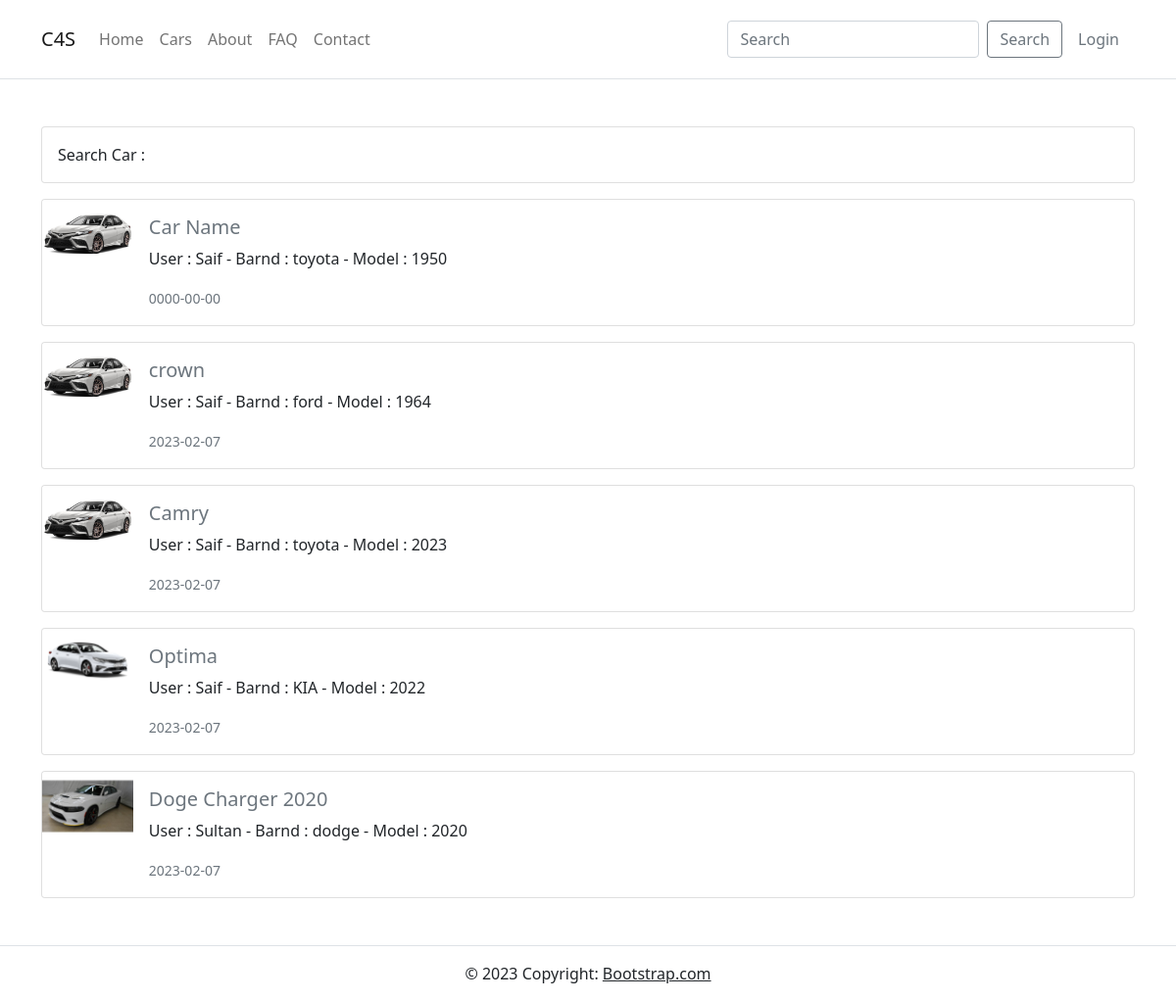
Screenshot of /search.php with the database file from the repository.
### tables this page shows
CREATE TABLE IF NOT EXISTS `car` (
  `id` int(11) NOT NULL AUTO_INCREMENT,
  `car_name` varchar(255) NOT NULL,
  `email` varchar(255) NOT NULL,
  `phone` varchar(255) NOT NULL,
  `brand` varchar(255) NOT NULL,
  `model` varchar(255) NOT NULL,
  `image` varchar(255) DEFAULT NULL,
  `status` char(1) NOT NULL DEFAULT 'w',
  `date` date NOT NULL,
  `user_id` int(11) NOT NULL,
  PRIMARY KEY (`id`)
);

CREATE TABLE IF NOT EXISTS `tb_user` (
  `id` int(11) NOT NULL AUTO_INCREMENT,
  `name` varchar(50) NOT NULL,
  `username` varchar(25) NOT NULL,
  `email` varchar(50) NOT NULL,
  `password` varchar(50) NOT NULL,
  `is_admin` tinyint(1) NOT NULL DEFAULT 0,
  PRIMARY KEY (`id`)
);

### search.php (the view, shortened to what this page needs)
<?php
    include "config/db.php";
    include "inc/head.php";
    include "inc/navbar.php";
    $search = $_POST['search'];
?>
<div class="container">
    <section class="mt-5">
        <div class="card mb-3">
            <div class="card-body">
                Search Car : <?php echo $search; ?>
            </div>
        </div>
        <?php
            $rows = mysqli_query($conn, "SELECT * FROM car WHERE car_name LIKE '%$search%'")
        ?>
        <?php foreach ($rows as $row) :
            $user_id = $row["user_id"];
            $query = "SELECT name FROM tb_user WHERE id ='$user_id'";
            $result = mysqli_query($conn,$query);
            $res = mysqli_fetch_assoc($result);
            ?>
        <div class="card mb-3">
            <div class="row g-0">
                <div class="col-md-1">
                    <a href="view.php?carid=<?php echo $row["id"]; ?>">
                        <img src="uploads/<?php echo $row["image"]; ?>" class="img-fluid rounded-start" alt="...">
                    </a>
                </div>
                <div class="col-md-11">
                    <div class="card-body">
                        <h5 class="card-title"><a href="view.php?carid=<?php echo $row["id"]; ?>" class="text-decoration-none text-secondary"><?php echo $row["car_name"]; ?></a></h5>
                        <p class="card-text">User : <?php echo $res['name']; ?> - Barnd : <?php echo $row["brand"]; ?> - Model : <?php echo $row["model"]; ?></p>
                        <p class="card-text"><small class="text-muted"><?php echo $row["date"]; ?></small></p>
                    </div>
                </div>
            </div>
        </div>
        <?php endforeach; ?>
    </section>
</div>
<?php
    include "inc/footer.php";
?>

### rows the page displays
car: image (picture), car_name "Car Name", user.name "Saif", brand "toyota", model "1950", date "0000-00-00"
car: image (picture), car_name "crown", user.name "Saif", brand "ford", model "1964", date "2023-02-07"
car: image (picture), car_name "Camry", user.name "Saif", brand "toyota", model "2023", date "2023-02-07"
car: image (picture), car_name "Optima", user.name "Saif", brand "KIA", model "2022", date "2023-02-07"
car: image (picture), car_name "Doge Charger 2020", user.name "Sultan", brand "dodge", model "2020", date "2023-02-07"
